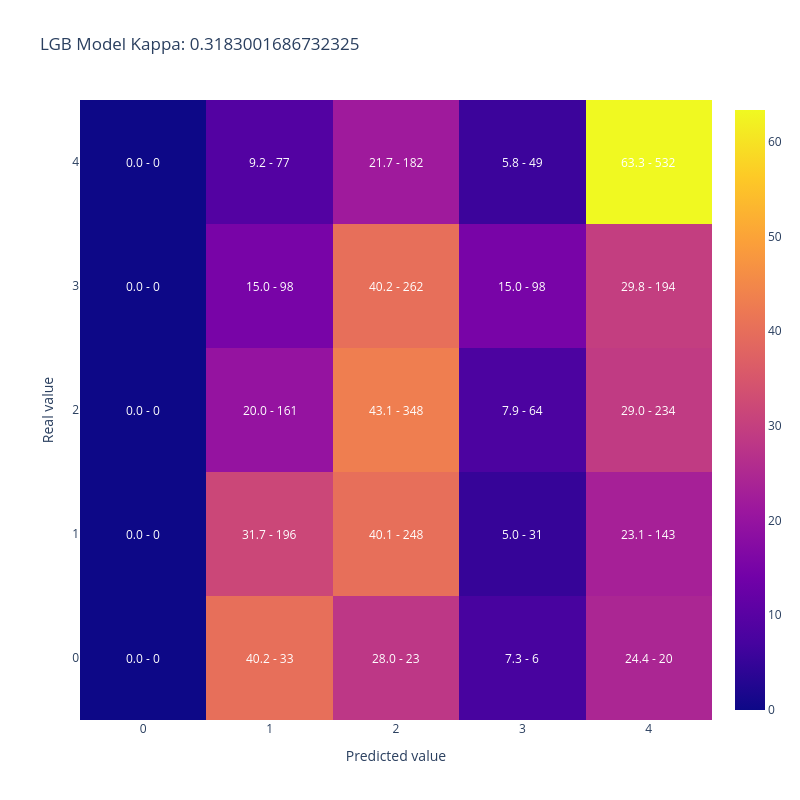

Write notebook code for a chart like this one.
### Code cell
plot_confusion_matrix(merged_datasets['AdoptionSpeed'],
                      merged_datasets['lgb_pred'], 
                    title = 'LGB Model Kappa: ' + str(cohen_kappa_score(merged_datasets['AdoptionSpeed'],
                                                                    merged_datasets['lgb_pred'], 
                                                                    weights='quadratic')))

### Figure 1 — Plotly figure (JSON) as saved in the notebook; plotly's stock layout.template omitted (floating-point values rounded to 4 significant figures)
{"data": [{"type": "heatmap", "x": [0, 1, 2, 3, 4], "y": [0, 1, 2, 3, 4], "z": [[0.0, 40.24, 28.05, 7.317, 24.39], [0.0, 31.72, 40.13, 5.016, 23.14], [0.0, 19.95, 43.12, 7.931, 29.0], [0.0, 15.03, 40.18, 15.03, 29.75], [0.0, 9.167, 21.67, 5.833, 63.33]]}], "layout": {"annotations": [{"font": {"color": "white"}, "showarrow": false, "text": "0.0 - 0", "x": 0, "xref": "x", "y": 0, "yref": "y"}, {"font": {"color": "white"}, "showarrow": false, "text": "40.2 - 33", "x": 1, "xref": "x", "y": 0, "yref": "y"}, {"font": {"color": "white"}, "showarrow": false, "text": "28.0 - 23", "x": 2, "xref": "x", "y": 0, "yref": "y"}, {"font": {"color": "white"}, "showarrow": false, "text": "7.3 - 6", "x": 3, "xref": "x", "y": 0, "yref": "y"}, {"font": {"color": "white"}, "showarrow": false, "text": "24.4 - 20", "x": 4, "xref": "x", "y": 0, "yref": "y"}, {"font": {"color": "white"}, "showarrow": false, "text": "0.0 - 0", "x": 0, "xref": "x", "y": 1, "yref": "y"}, {"font": {"color": "white"}, "showarrow": false, "text": "31.7 - 196", "x": 1, "xref": "x", "y": 1, "yref": "y"}, {"font": {"color": "white"}, "showarrow": false, "text": "40.1 - 248", "x": 2, "xref": "x", "y": 1, "yref": "y"}, {"font": {"color": "white"}, "showarrow": false, "text": "5.0 - 31", "x": 3, "xref": "x", "y": 1, "yref": "y"}, {"font": {"color": "white"}, "showarrow": false, "text": "23.1 - 143", "x": 4, "xref": "x", "y": 1, "yref": "y"}, {"font": {"color": "white"}, "showarrow": false, "text": "0.0 - 0", "x": 0, "xref": "x", "y": 2, "yref": "y"}, {"font": {"color": "white"}, "showarrow": false, "text": "20.0 - 161", "x": 1, "xref": "x", "y": 2, "yref": "y"}, {"font": {"color": "white"}, "showarrow": false, "text": "43.1 - 348", "x": 2, "xref": "x", "y": 2, "yref": "y"}, {"font": {"color": "white"}, "showarrow": false, "text": "7.9 - 64", "x": 3, "xref": "x", "y": 2, "yref": "y"}, {"font": {"color": "white"}, "showarrow": false, "text": "29.0 - 234", "x": 4, "xref": "x", "y": 2, "yref": "y"}, {"font": {"color": "white"}, "showarrow": false, "text": "0.0 - 0", "x": 0, "xref": "x", "y": 3, "yref": "y"}, {"font": {"color": "white"}, "showarrow": false, "text": "15.0 - 98", "x": 1, "xref": "x", "y": 3, "yref": "y"}, {"font": {"color": "white"}, "showarrow": false, "text": "40.2 - 262", "x": 2, "xref": "x", "y": 3, "yref": "y"}, {"font": {"color": "white"}, "showarrow": false, "text": "15.0 - 98", "x": 3, "xref": "x", "y": 3, "yref": "y"}, {"font": {"color": "white"}, "showarrow": false, "text": "29.8 - 194", "x": 4, "xref": "x", "y": 3, "yref": "y"}, {"font": {"color": "white"}, "showarrow": false, "text": "0.0 - 0", "x": 0, "xref": "x", "y": 4, "yref": "y"}, {"font": {"color": "white"}, "showarrow": false, "text": "9.2 - 77", "x": 1, "xref": "x", "y": 4, "yref": "y"}, {"font": {"color": "white"}, "showarrow": false, "text": "21.7 - 182", "x": 2, "xref": "x", "y": 4, "yref": "y"}, {"font": {"color": "white"}, "showarrow": false, "text": "5.8 - 49", "x": 3, "xref": "x", "y": 4, "yref": "y"}, {"font": {"color": "white"}, "showarrow": false, "text": "63.3 - 532", "x": 4, "xref": "x", "y": 4, "yref": "y"}], "height": 800, "title": {"text": "LGB Model Kappa: 0.3183001686732325"}, "width": 800, "xaxis": {"title": {"text": "Predicted value"}}, "yaxis": {"title": {"text": "Real value"}}}}
